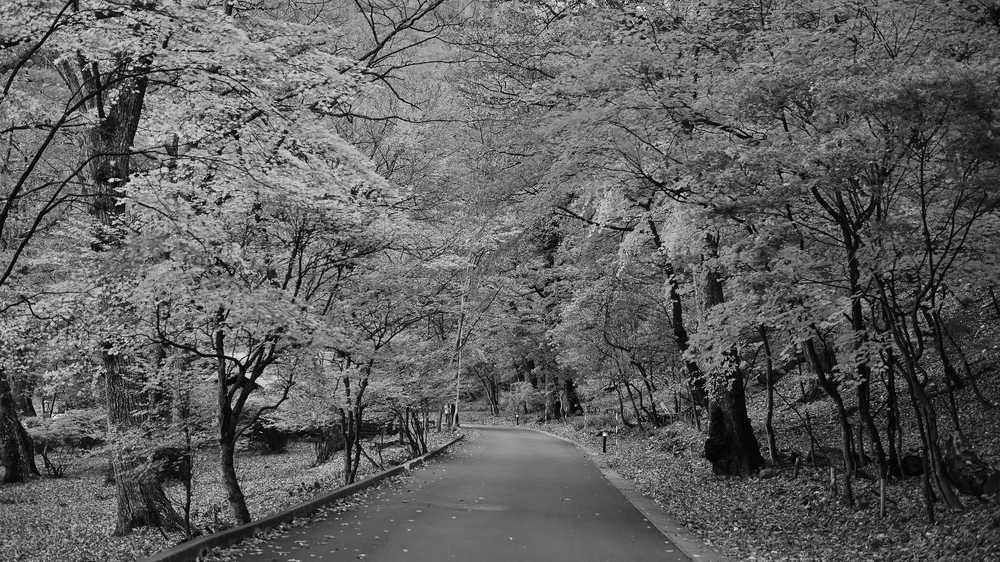
%> input picture HW1/Q4/Cover_Image.png, 1000 x 562 px, shrunk from 1920 x 1080 before the run
$ octave main.m   (GNU Octave 9; MATLAB toolbox functions it lacks are replaced by stand-ins)
%> lines starting %> are read from the running program, lines starting %| are printed output that depends on the picture; in (x1, y1, x2, y2) boxes, pixels count from 0 and x2, y2 are one past the last pixel; in counts of white or black regions, pixels touching at a corner belong together; the program's own positions count from 1

coverImage = imread('Cover_Image.png') ;
%> coverImage is the input picture: size 562x1000 uint8; min 0, max 255, mean 95.1

dataImage = imread('IUT.jpg') ;
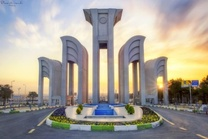
%> input picture HW1/Q4/IUT.jpg, 208 x 139 px, shrunk from 400 x 267 before the run
%> dataImage is the input picture: size 139x208x3 uint8; mean R, G, B 163.9, 158.6, 150.2

[rowC, colemnC, dimC] = size(coverImage);
%> rowC = 562; colemnC = 1000; dimC = 1
[rowD, colemnD, dimD] = size(dataImage);
%> rowD = 139; colemnD = 208; dimD = 3

R = dataImage(:,:,1);
G = dataImage(:,:,2);
B = dataImage(:,:,3);
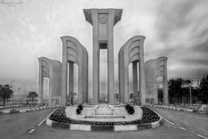
%> B: size 139x208 uint8; min 0, max 240, mean 150.2

bit_planesR = cell(1, 8);
for i = 1:8
    bit_planesR{i} = bitget(R, i); % Extract ith bit plane
end
%> after the loop, bit_planesR = 8 items
% imshow(logical(bit_planesR{1}));
bit_planesG = cell(1, 8);
for i = 1:8
    bit_planesG{i} = bitget(G, i); % Extract ith bit plane
end
%> after the loop, bit_planesG = 8 items

bit_planesB = cell(1, 8);
for i = 1:8
    bit_planesB{i} = bitget(B, i); % Extract ith bit plane
end
%> after the loop, bit_planesB = 8 items

% Concatenate matrices horizontally using a loop
tempP11 = [ bit_planesR{1}, bit_planesG{1} , bit_planesB{1} , bit_planesR{2}]; % Initialize result with the first matrix
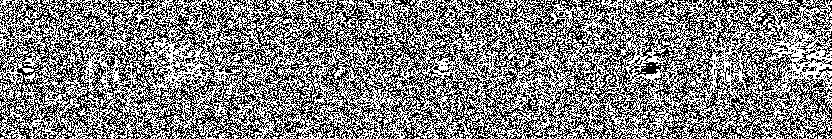
%> tempP11: size 139x832 logical; 51% white; black in thin lines or dots
tempP12 = [ bit_planesG{2} , bit_planesB{2} , bit_planesR{3} , bit_planesG{3}];
%> tempP12: size 139x832 logical; 51.2% white; black in thin lines or dots
tempP13 = [ bit_planesB{3} , bit_planesR{4} , bit_planesG{4} , bit_planesB{4}];
%> tempP13: size 139x832 logical; 51% white; black in thin lines or dots
tempP14 = [ bit_planesR{5}, bit_planesG{5} , bit_planesB{5} , bit_planesR{6}];
%> tempP14: size 139x832 logical; 53.8% white; 477 black regions (439 under 20 px), largest, box (x1, y1, x2, y2) and area: (0, 0, 796, 139) 45287, (742, 35, 807, 111) 1298, (149, 0, 246, 35) 1048

tempP21 = [ bit_planesG{6} , bit_planesB{6} , bit_planesR{7} , bit_planesG{7}];
%> tempP21: size 139x832 logical; 63.8% white; 566 black regions (485 under 20 px), largest, box (x1, y1, x2, y2) and area: (0, 0, 375, 137) 15073, (0, 13, 173, 139) 5847, (375, 0, 464, 117) 2620
tempP22 = [ bit_planesB{7} , bit_planesR{8} , bit_planesG{8} , bit_planesB{8}];
%> tempP22: size 139x832 logical; 61.4% white; 209 black regions (175 under 20 px), largest, box (x1, y1, x2, y2) and area: (121, 0, 832, 139) 35083, (37, 8, 175, 131) 3795, (0, 36, 88, 108) 2457

coverPlane1 = zeros(rowC , colemnC) ;
coverPlane1(1:4*rowD , 1:4*colemnD) = [tempP11;tempP12;tempP13;tempP14] ;
%> coverPlane1: size 562x1000 double; values 0 (black) and 1 (white), 42.6% white in thin lines or dots, all inside (x1, y1, x2, y2) = (0, 0, 832, 556)
coverPlane2 = zeros(rowC , colemnC) ;
coverPlane2(1:2*rowD , 1:4*colemnD) = [tempP21;tempP22] ;
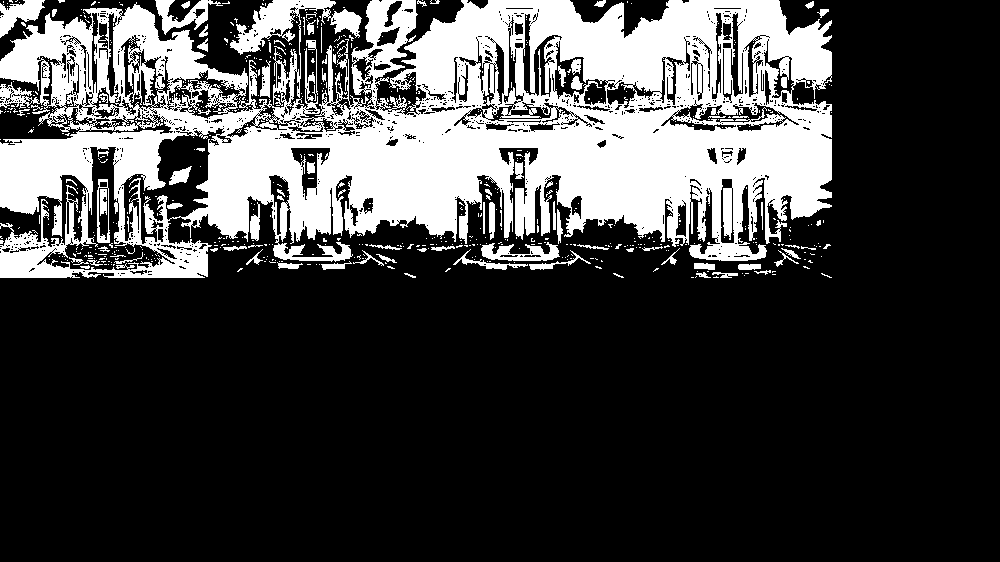
%> coverPlane2: size 562x1000 double; values 0 (black) and 1 (white), 25.8% white; 648 white regions (559 under 20 px), largest, box (x1, y1, x2, y2) and area: (0, 0, 832, 278) 134822, (155, 0, 223, 35) 855, (0, 0, 45, 38) 853

% crypto graphy
key = rng ;
randomPattern = (round(rand(size(coverPlane1)))==1) ;
randoSecret1 = xor(coverPlane1 , randomPattern) ;
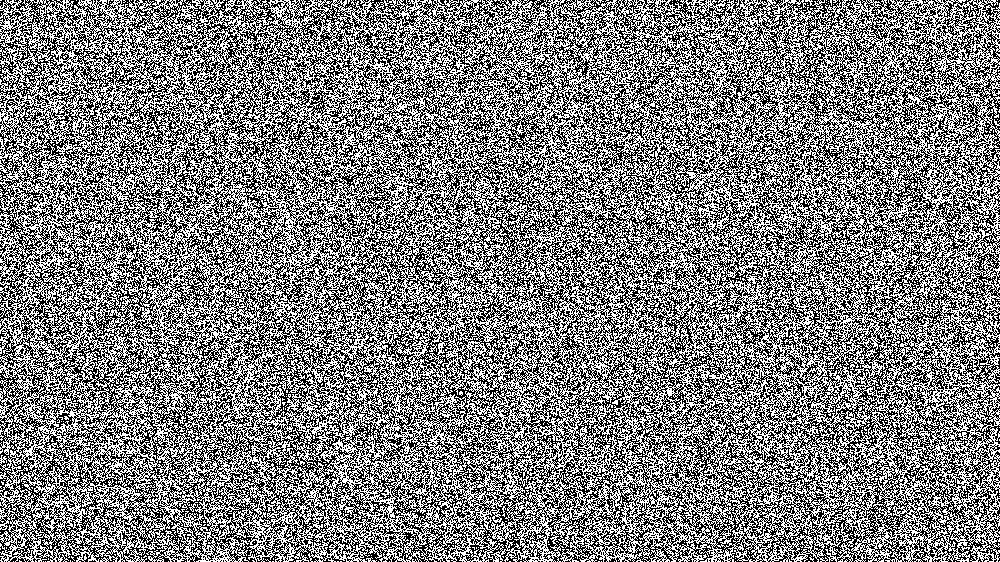
%> randoSecret1: size 562x1000 logical; 49.9% white in thin lines or dots
randoSecret2 = xor(coverPlane2 , randomPattern) ;
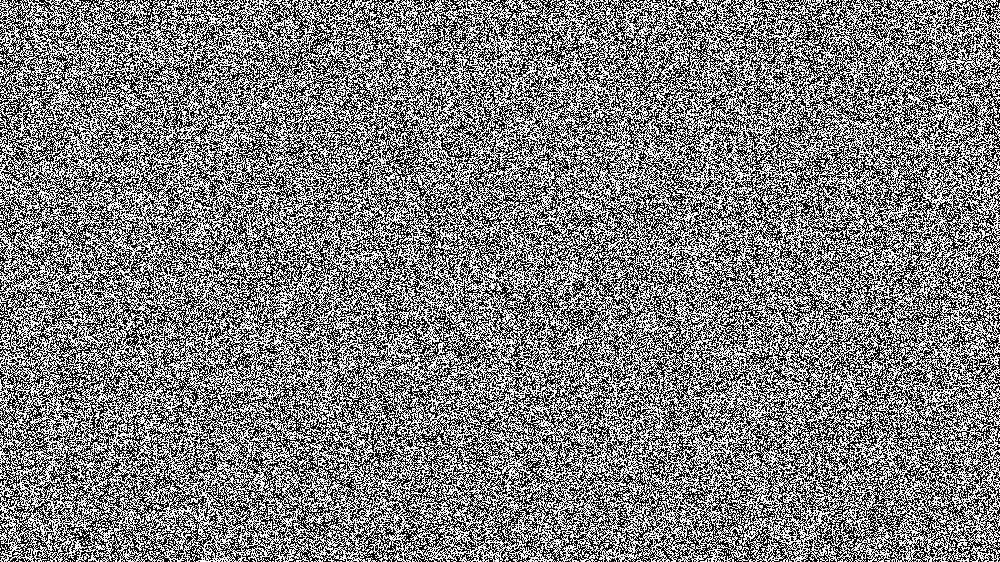
%> randoSecret2: size 562x1000 logical; 50% white; black in thin lines or dots
save('key' , 'key') ;


steganoImage = bitset(coverImage , 1 , randoSecret1) ;
steganoImage = bitset(coverImage , 2 , randoSecret2) ;
imshow([steganoImage , coverImage])
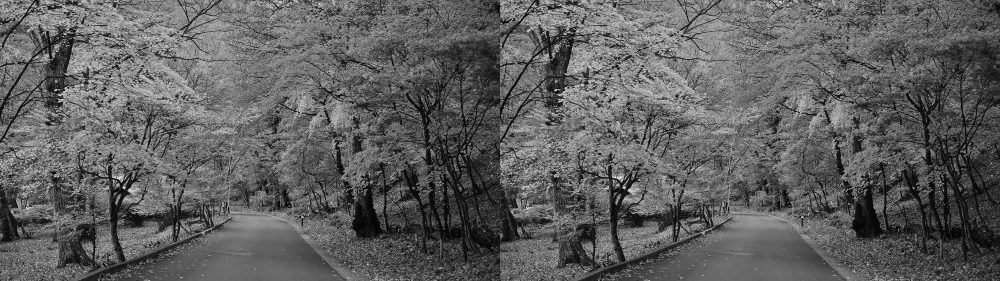
%> displayed picture: size 562x2000, on the screen's scale of 0 to 255 (shown at 1/2 size); min 0, max 255, mean 95.1

 d = psnr(coverImage , steganoImage) ;
%> d = 45.13
